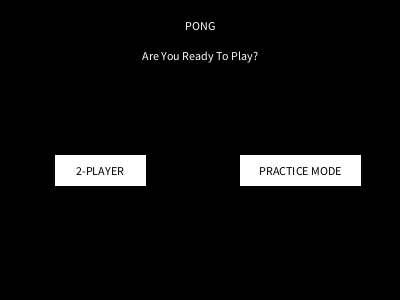
Frame 1 (no input)
Frame 60 (the mouse pressed at the canvas centre just before this capture): identical to frame 1, image omitted
Frame 120 (the mouse held since frame 60 and released just before this capture): identical to frame 1, image omitted

The Processing sketch that drew this single still picture (run headless with seeded random() and noise(); from frame 60 on, the mouse is pressed at the canvas centre):

// Processing sketch: processing_69851
// ── processing_69851.pde

//Ball
int rad = 8;
float ballX = 200;
float ballY = 100;

float Xspeed = 1.5;
float Yspeed = 1;
float maxXSpeed = 7.25;
float maxYSpeed = 2;

int ballXDirection = 1;
int ballYDirection = 1;

//Paddle
float paddleX = 15;
float paddleY = 100;
float paddle2X = 385;
float paddle2Y = 100;

boolean upPressed = false;
boolean downPressed = false;
boolean wPressed = false;
boolean sPressed = false;

float paddleSpeed = 4;

//Constraint
int inner = 25;

//Score
int p1Score = 0;
int p2Score = 0;
int maxScore = 15;

//Time



//Game Mechanics
int gameState; /* 0: start up menu; 1: 2 player; 2: 1 player;
3: game over, player 1 won; 4: game over, player 2 won.
*/



void setup() {
  size(400, 300);
  smooth();
  frameRate(60);
  gameState = 0;


}

void draw() {
  fill(255);
  background (0);
  stroke(255);
  if (gameState == 0) {
    textAlign(CENTER);
    text("PONG",width/2 , 30);
    text("Are You Ready To Play?", width/2, 60);
    rectMode(CENTER);
    rect(width/4, 170, 90, 30);
    rect(width*3/4, 170, 120, 30);
    fill(0);
    text("2-PLAYER", width/4, 175);
    text("PRACTICE MODE", width*3/4, 175);
    if(mousePressed && mouseX <= width/4 + 45 && mouseX >= width/4 - 45 && mouseY <= 170 + 15 && mouseY >= 170 - 15) {
      gameState = 1;
    }
    if(mousePressed && mouseX <= width*3/4 + 60 && mouseX >= width*3/4 - 60 && mouseY <= 170 + 15 && mouseY >= 170 - 15) {
      gameState = 2;
      int start = millis();
    }
  }
  
  if (gameState == 1) {
    
    fill(255);
    line(width/2, 0, width/2, height);
  
    text(p1Score, 30, 50);
    text(p2Score, width - 40, 50);
    
    ellipseMode(RADIUS);
    ellipse(ballX, ballY, rad, rad);
    
    ballX = ballX + (Xspeed * ballXDirection);
    ballY = ballY + (Yspeed * ballYDirection);
    if (ballX > width + rad) {
      ballX = 200;
      ballXDirection *= -1;
      p1Score = p1Score + 1;
      Xspeed = 1.5;
      Yspeed = 1;
      if (p1Score == maxScore) {
        gameState = 3;
        Xspeed = 1.5;
        Yspeed = 1;
      }
    }
    if (ballX < -rad) {
      ballX = 200;
      ballXDirection *= -1;
      p2Score = p2Score + 1;
      Xspeed = 1.5;
      Yspeed = 1;
      if (p2Score == maxScore) {
        gameState = 4;
        Xspeed = 1.5;
        Yspeed = 1;
        paddleY = 100;
        paddle2Y = 100;
      }
    }
    
    if (ballY > height - rad || ballY < rad) {
      ballYDirection *= -1;
    }
    
    rectMode(CENTER);
  paddleY = constrain(paddleY, inner, height - inner);
  paddle2Y = constrain(paddle2Y, inner, height - inner);
    rect(paddleX, paddleY, 10, 50);
    rect(paddle2X, paddle2Y, 10, 50);
  
    if(wPressed) {
      paddleY = paddleY - paddleSpeed;
    }
    if(sPressed) {
      paddleY = paddleY + paddleSpeed;
    }
    if(upPressed) {
      paddle2Y = paddle2Y - paddleSpeed;
    }
    if(downPressed) {
      paddle2Y = paddle2Y + paddleSpeed;
    }
    
    if(ballY >= paddleY - 25 && ballY <= paddleY + 25 && ballX <= 20 + rad && ballX >= 10 + rad) {
      ballXDirection *= -1;
      Xspeed = Xspeed + .25;
      if (Xspeed >= maxXSpeed) {
      Xspeed = maxXSpeed;
    }
      Yspeed = Yspeed + .10;
      if (Yspeed >= maxYSpeed) {
      Yspeed = maxYSpeed;
    }
    }
    if(ballY >= paddle2Y - 25 && ballY <= paddle2Y + 25 && ballX >= width - 20 - rad && ballX <= width - 10 - rad) {
      ballXDirection *= -1;
      Xspeed = Xspeed + .25;
      if (Xspeed >= maxXSpeed) {
      Xspeed = maxXSpeed;
    }
      Yspeed = Yspeed + .10;
      if (Yspeed >= maxYSpeed) {
      Yspeed = maxYSpeed;
    }
    }
  }
  
  if (gameState == 2) {  
    fill(255);
    line(width/2, 0, width/2, height);
    
    text(p1Score, 30, 50);
    text("Hits:" + p2Score, width - 40, 50);
    
    ellipseMode(RADIUS);
    ellipse(ballX, ballY, rad, rad);
    
    ballX = ballX + (Xspeed * ballXDirection);
    ballY = ballY + (Yspeed * ballYDirection);
    if (ballX > width + rad) {
      ballX = 200;
      ballXDirection *= -1;
      p1Score = p1Score + 1;
      Xspeed = 1.5;
      Yspeed = 1;
      if (p1Score == maxScore) {
        gameState = 5;
        Xspeed = 1.5;
        Yspeed = 1;
      }
    }
    
    if (ballY > height - rad || ballY < rad) {
      ballYDirection *= -1;
    }
    
    rectMode(CENTER);
    paddleY = constrain(paddleY, inner, height - inner);
    paddle2Y = constrain(paddle2Y, inner, height - inner);
    rect(paddleX, paddleY = ballY, 10, 50);
    rect(paddle2X, paddle2Y, 10, 50);
  
    if(upPressed) {
      paddle2Y = paddle2Y - paddleSpeed;
    }
    if(downPressed) {
      paddle2Y = paddle2Y + paddleSpeed;
    }
    
    if(ballY >= paddleY - 25 && ballY <= paddleY + 25 && ballX <= 20 + rad && ballX >= 10 + rad) {
      ballXDirection *= -1;
      Xspeed = Xspeed + .25;
      if (Xspeed >= maxXSpeed) {
      Xspeed = maxXSpeed;
    }
      Yspeed = Yspeed + .10;
      if (Yspeed >= maxYSpeed) {
      Yspeed = maxYSpeed;
    }
    }
    if(ballY >= paddle2Y - 25 && ballY <= paddle2Y + 25 && ballX >= width - 20 - rad && ballX <= width - 10 - rad) {
      ballXDirection *= -1;
      Xspeed = Xspeed + .25;
      if (Xspeed >= maxXSpeed) {
      Xspeed = maxXSpeed;
    }
      Yspeed = Yspeed + .10;
      if (Yspeed >= maxYSpeed) {
      Yspeed = maxYSpeed;
    }
      p2Score = p2Score + 1;
    } 
  }
  
  if (gameState == 3) {
    fill(255);
    textAlign(CENTER);
    text("GAME OVER", width/2, 30);
    text("Player 1 VICTORY", width/2, 50);
    rectMode(CENTER);
    rect(width/4, 120, 90, 30);
    rect(width*3/4, 120, 90, 30);
    fill(0);
    text("RESTART", width/4, 125);
    text("MENU", width*3/4, 125);
    fill(255);
    if(p2Score <= 5) {
      text("Either Player 1 is a robot,", width/2, 66);
      text("or more likely, Player 2 just sucks.", width/2, 78);
    } else if (p2Score > 5 && p1Score <= 10) {
      text("K, comon Player 2. You can do way better.", width/2, 66);
      text("SO STEP IT UP A NOTCH!!!!!", width/2, 78);
    }else if (p2Score > 10 && p1Score <= 13) {
      text("That was a pretty close game. Next time,", width/2, 66);
      text("Player 2 is bringing their A game.", width/2, 78);
    } else if (p2Score == 14) {
      text("That was a close game. Honestly way to battle it out.", width/2, 66);
      text("Good job to the both of you. Maybe next time Player 2 wins", width/2, 78);
    }
    if(mousePressed && mouseX <= width/4 + 45 && mouseX >= width/4 - 45 && mouseY <= 120 + 15 && mouseY >= 120 - 15) {
      gameState = 1;
      p1Score = 0;
      p2Score = 0;
    }
    if(mousePressed && mouseX <= width*3/4 + 45 && mouseX >= width*3/4 - 45 && mouseY <= 120 + 15 && mouseY >= 120 - 15) {
      gameState = 0;
      p1Score = 0;
      p2Score = 0;
    }
  }
  if (gameState == 4) {
    fill(255);
    textAlign(CENTER);
    text("GAME OVER", width/2, 30);
    text("Player 2 VICTORY", width/2, 50);
    rectMode(CENTER);
    rect(width/4, 120, 90, 30);
    rect(width*3/4, 120, 90, 30);
    fill(0);
    text("RESTART", width/4, 125);
    text("MENU", width*3/4, 125);
    fill(255);
    if(p1Score <= 5) {
      text("Either Player 2 is a robot,", width/2, 66);
      text("or more likely, Player 1 just sucks.", width/2, 78);
    } else if (p1Score > 5 && p1Score <= 10) {
      text("K, comon Player 1. You can do way better.", width/2, 66);
      text("SO STEP IT UP A NOTCH!!!!!", width/2, 78);
    }else if (p1Score > 10 && p1Score <= 13) {
      text("That was a pretty close game. Next time,", width/2, 66);
      text("Player 1 is bringing their A game.", width/2, 78);
    } else if (p1Score == 14) {
      text("That was a close game. Honestly way to battle it out.", width/2, 66);
      text("Good job to the both of you. Maybe next time Player 1 wins", width/2, 78);
    }
    
    if(mousePressed && mouseX <= width/4 + 45 && mouseX >= width/4 - 45 && mouseY <= 120 + 15 && mouseY >= 120 - 15) {
      gameState = 1;
      p1Score = 0;
      p2Score = 0;
    }
    if(mousePressed && mouseX <= width*3/4 + 45 && mouseX >= width*3/4 - 45 && mouseY <= 120 + 15 && mouseY >= 120 - 15) {
      gameState = 0;
      p1Score = 0;
      p2Score = 0;
    }
  }
  if(gameState == 5) {

    textAlign(CENTER);
    text("GAME OVER", width/2, 30);
    text("Hits: " + p2Score, width/2, 50);
    
    if(p2Score <= 50) {
      text("Woot, woot. You managed a grand total of " + p2Score + ",", width/2, 66);
      text("Impressive really, just oustanding...", width/2, 78);
      text("That is, if you were playing with half a hand. That was terrible", width/2, 90);
    } else if(p2Score > 50 && p2Score <= 75) {
      text("Really?? Only " + p2Score + " hits.", width/2, 66);
      text("You sir, are really bad, that'd be an F. Please step up your game.", width/2, 78);
    } else if(p2Score > 75 && p2Score <= 100) {
      text(p2Score + " hits, alright. I'll give that a solid D-.", width/2, 66);
      text("Congratz.", width/2, 78);
    } else if(p2Score > 100 && p2Score <= 125) {
      text("I'd say, " + p2Score + " is a pretty mediocre score,", width/2, 66);
      text(" C for you.", width/2, 78);
    } else if(p2Score > 125 && p2Score <= 200) {
      text("You're alright...", width/2, 66);
      text(p2Score + " is a fairly average score, but alright. B-.", width/2, 78);
    } else if(p2Score > 200 && p2Score <= 250) {
      text("Wow (wo)man, you are a pretty good Pong Player.", width/2, 66);
      text(p2Score + " hits is an B+ worthy score.", width/2, 78);
    } else if(p2Score > 250 && p2Score <= 400) {
      text("Congratz, you have Excelling abilities in Pong", width/2, 66);
      text("I'll give you an A for that score of " + p2Score + ".", width/2, 78);
    } else if(p2Score > 400 && p2Score < 1000) {
      text("Seriously, you got " + p2Score + ",", width/2, 66);
      text("That's friggen ridiculous. Just Stahp already.", width/2, 78);
    } else if(p2Score >= 1000) {
      text("WTF, you played long enough to get " + p2Score + "??", width/2, 66);
      text("I mean, I don't mean to be rude, but...", width/2, 78);
      text("GET SOME FRIENDS!!", width/2, 90);
    }
    
    rectMode(CENTER);
    rect(width/4, 120, 90, 30);
    rect(width*3/4, 120, 90, 30);
    fill(0);
    text("RESTART", width/4, 125);
    text("MENU", width*3/4, 125);
    if(mousePressed && mouseX <= width/4 + 45 && mouseX >= width/4 - 45 && mouseY <= 120 + 15 && mouseY >= 120 - 15) {
      gameState = 2;
      p1Score = 0;
      p2Score = 0;
    }
    if(mousePressed && mouseX <= width*3/4 + 45 && mouseX >= width*3/4 - 45 && mouseY <= 120 + 15 && mouseY >= 120 - 15) {
      gameState = 0;
      p1Score = 0;
      p2Score = 0;
    }
  }
}


void keyPressed() {
  if (keyCode == 'W') {
    wPressed = true;
  }
  if (keyCode == 'S') {
    sPressed = true;
  }
  if (keyCode == UP) {
    upPressed = true;
  }
  if (keyCode == DOWN) {
    downPressed = true;
  }
}

void keyReleased() {
  if (keyCode == 'W') {
    wPressed = false;
  }
  if (keyCode == 'S') {
    sPressed = false;
  }
  if (keyCode == UP) {
    upPressed = false;
  }
  if (keyCode == DOWN) {
    downPressed = false;
  }
}
